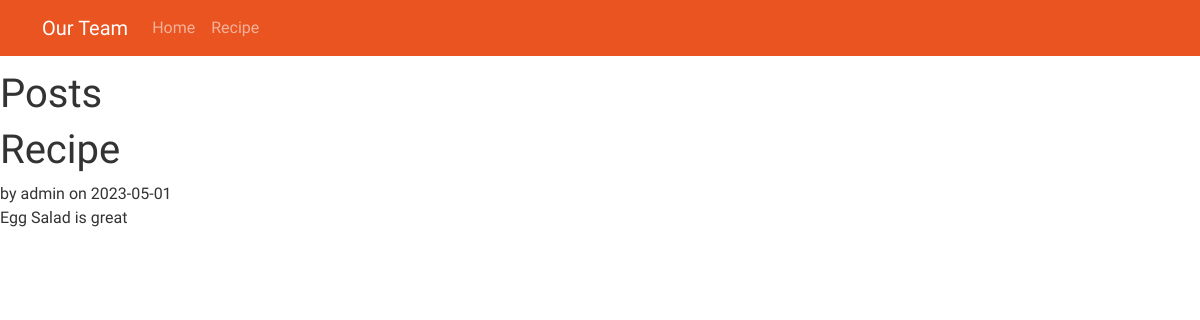
The page /blog/ on the database as committed earlier.
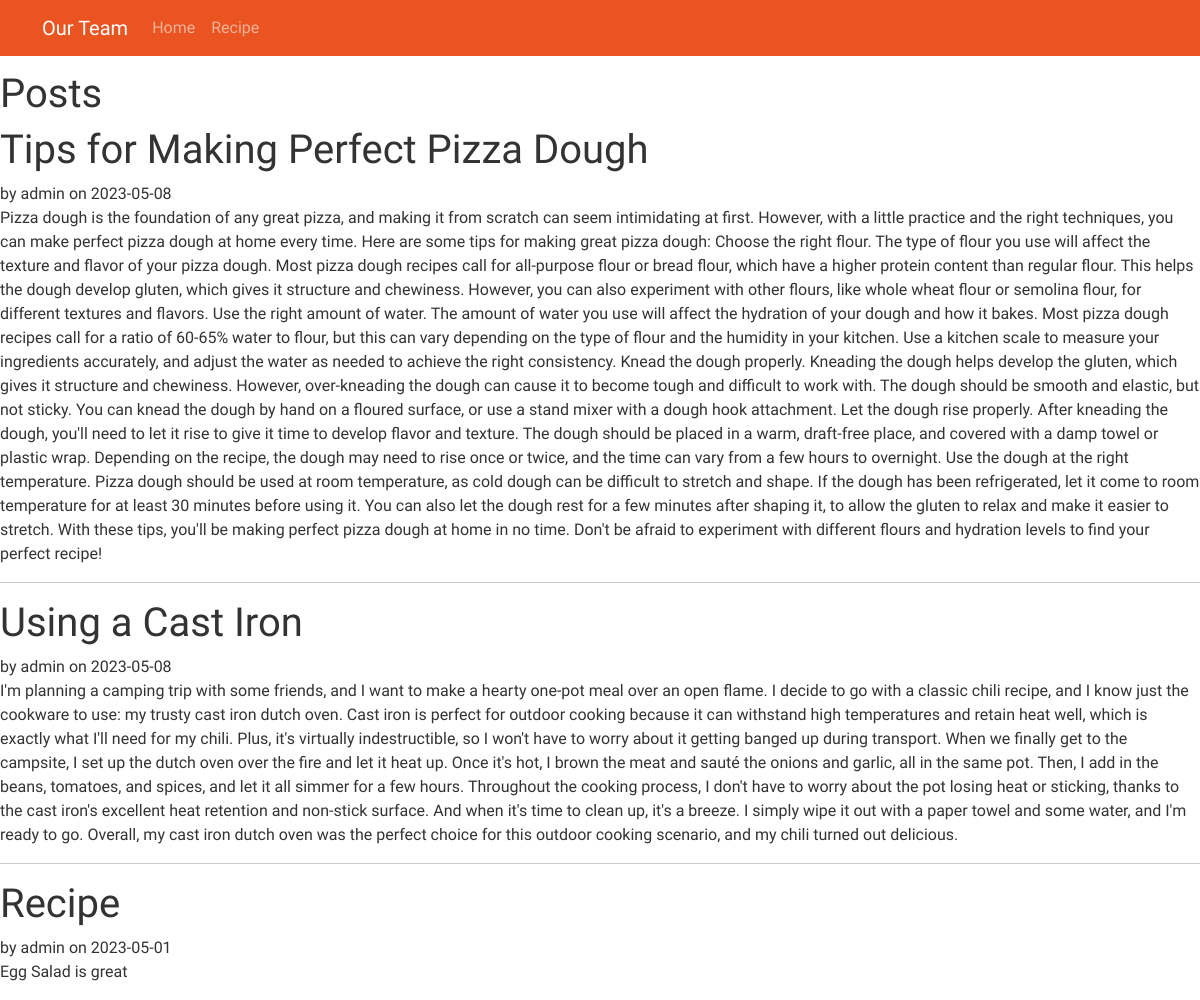
The same page on the database as committed later.
### tables this page shows
CREATE TABLE post (
  id INTEGER PRIMARY KEY AUTOINCREMENT,
  author_id INTEGER NOT NULL,
  created TIMESTAMP NOT NULL DEFAULT CURRENT_TIMESTAMP,
  title TEXT NOT NULL,
  body TEXT NOT NULL,
  FOREIGN KEY (author_id) REFERENCES user (id)
);

CREATE TABLE user (
  id INTEGER PRIMARY KEY AUTOINCREMENT,
  username TEXT UNIQUE NOT NULL,
  password TEXT NOT NULL,
  salt TEXT NOT NULL
);

### tastytable/blog.py (the view)
@bp.route('/')
def index():
    db = get_db()
    posts = db.execute(
        'SELECT p.id, title, body, created, author_id, username'
        ' FROM post p JOIN user u ON p.author_id = u.id'
        ' ORDER BY created DESC'
    ).fetchall()
    return render_template('blog/index.html', posts=posts)

### tastytable/auth.py (called while the page is built)
@bp.before_app_request
def load_logged_in_user():
    user_id = session.get('user_id')
    if user_id is None:
        g.user = None
    else:
        g.user = get_db().execute(
            'SELECT * FROM user WHERE id = ?', (user_id,)
        ).fetchone()

### tastytable/db.py (called while the page is built)
def get_db():
    if 'db' not in g:
        g.db = sqlite3.connect(
            current_app.config['DATABASE'],
            detect_types=sqlite3.PARSE_DECLTYPES
        )
        g.db.row_factory = sqlite3.Row
    return g.db

### tastytable/templates/blog/index.html (shortened to what this page needs)
 <head>
  <link rel="stylesheet" href="{{ url_for('static' , filename = "css/bootstrap.min.css") }}">
</head>
<body>
  <nav class="navbar fixed-top navbar-expand-lg navbar-dark bg-primary">
    <div class="container">
      <a class="navbar-brand" href="#">Our Team</a>
      <div class="collapse navbar-collapse" id="navbarNav">
        <ul class="navbar-nav ml-auto">
          <li class="nav-item active">
            <a class="nav-link" href="/">Home</a>
          </li>
          <li class="nav-item">
            <a class="nav-link" href="/recipe">Recipe</a>
          </li>
        </ul>
      </div>
    </div>
  </nav>
{% block header %}
  <h1>{% block title %}Posts{% endblock %}</h1>
{% endblock %}
{% block content %}
  {% for post in posts %}
    <article class="post">
      <header>
        <div>
          <h1>{{ post['title'] }}</h1>
          <div class="about">by {{ post['username'] }} on {{ post['created'].strftime('%Y-%m-%d') }}</div>
        </div>
      </header>
      <p class="body">{{ post['body'] }}</p>
    </article>
    {% if not loop.last %}
      <hr>
    {% endif %}
  {% endfor %}
{% endblock %}

### tastytable/templates/blog/index.html (style rules this page uses)
body { padding-top: 70px; }
.navbar { background-color: #2c3e50; }

Rows that differ between the two databases and show on the page:
added post: title "Tips for Making Perfect Pizza Dough", username "admin", created "2023-05-08", body "Pizza dough is the foundation of any great pizza, and making it from scratch can seem intimidating at first. However, with a little practice and the right techniques, you can make perfect pizza dough at home every time. Here are some tips for making great pizza dough: Choose the right flour. The type of flour you use will affect the texture and flavor of your pizza dough. Most pizza dough recipes call for all-purpose flour or bread flour, which have a higher protein content than regular flour. This helps the dough develop gluten, which gives it structure and chewiness. However, you can also experiment with other flours, like whole wheat flour or semolina flour, for different textures and…"
added post: title "Using a Cast Iron", username "admin", created "2023-05-08", body "I'm planning a camping trip with some friends, and I want to make a hearty one-pot meal over an open flame. I decide to go with a classic chili recipe, and I know just the cookware to use: my trusty cast iron dutch oven. Cast iron is perfect for outdoor cooking because it can withstand high temperatures and retain heat well, which is exactly what I'll need for my chili. Plus, it's virtually indestructible, so I won't have to worry about it getting banged up during transport. When we finally get to the campsite, I set up the dutch oven over the fire and let it heat up. Once it's hot, I brown the meat and sauté the onions and garlic, all in the same pot. Then, I add in the beans, tomatoes,…"
